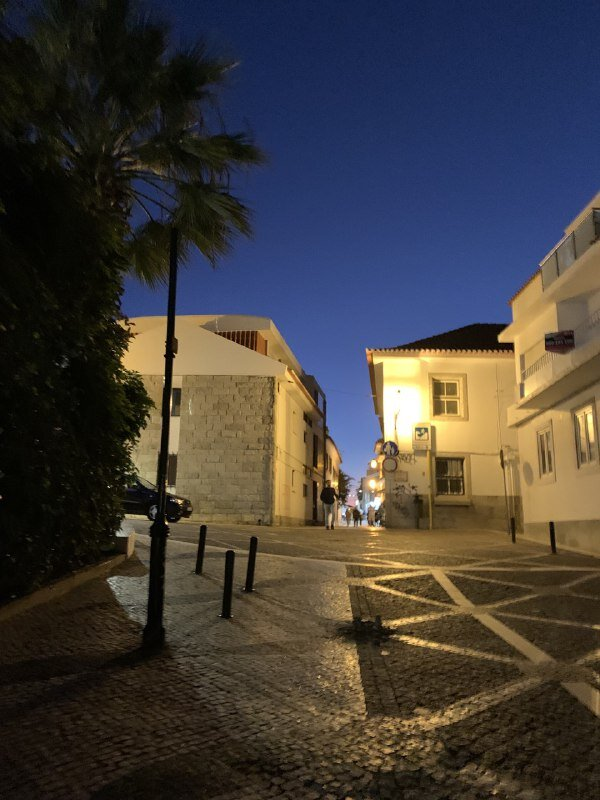
#> input picture experiments/opencv/epipolar/4myleft.jpg, 600 x 800 px
$ python example.py
#> lines starting #> are read from the running program, lines starting #| are printed output that depends on the picture; after the words box and inside, x2 and y2 are one past the last pixel; in counts of white or black regions, pixels touching at a corner belong together
import numpy as np
import cv2 as cv
from matplotlib import pyplot as plt

img1 = cv.imread('4myleft.jpg', 0)  # queryimage # left image
#> img1: shape (800, 600); min 0, max 255, mean 62.4
img2 = cv.imread('4myright.jpg', 0)  # trainimage # right image
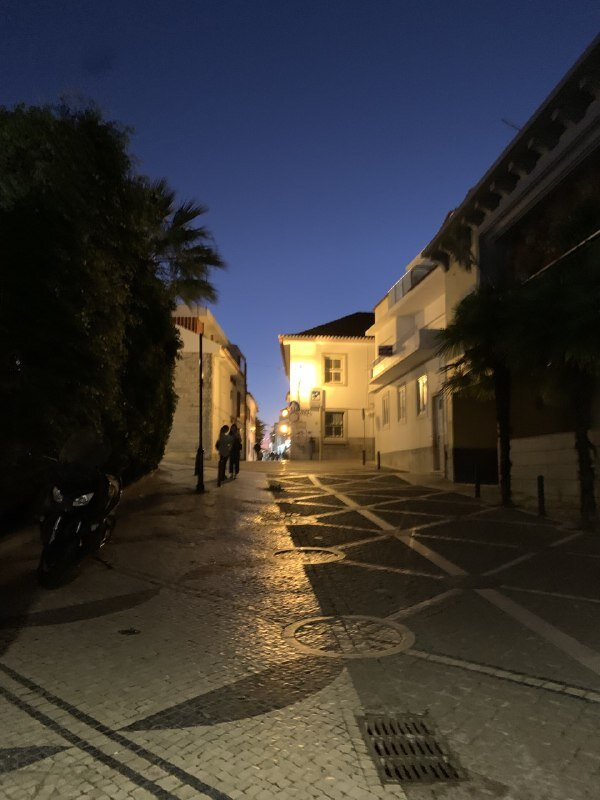
#> input picture experiments/opencv/epipolar/4myright.jpg, 600 x 800 px
#> img2: shape (800, 600); min 0, max 255, mean 56.2
sift = cv.SIFT_create()
# find the keypoints and descriptors with SIFT
kp1, des1 = sift.detectAndCompute(img1, None)
#> kp1 = 1888 keypoints; strongest (x, y, size): (180, 502, 2.9), (334, 484, 5.3), (509, 346, 6.8), (502, 338, 6.2)
kp2, des2 = sift.detectAndCompute(img2, None)
#> kp2 = 1453 keypoints; strongest (x, y, size): (302, 548, 2.1), (385, 351, 8.8), (355, 325, 20.1), (367, 333, 3.4)
# FLANN parameters
FLANN_INDEX_KDTREE = 1
index_params = dict(algorithm=FLANN_INDEX_KDTREE, trees=5)
search_params = dict(checks=50)
flann = cv.FlannBasedMatcher(index_params, search_params)
matches = flann.knnMatch(des1, des2, k=2)
#> matches = 1888 matches
pts1 = []
pts2 = []
# ratio test as per Lowe's paper
for i, (m, n) in enumerate(matches):
    if m.distance < 0.6 * n.distance:
        pts2.append(kp2[m.trainIdx].pt)
        pts1.append(kp1[m.queryIdx].pt)
#> after the loop, pts1 = 53 pairs, first value 272.7 to 522.2, second value 330.5 to 637.3; pts2 = 53 pairs, first value 210.5 to 376, second value 321.4 to 530.2

pts1 = np.int32(pts1)
#> pts1 = 53 pairs, first value 272 to 522, second value 330 to 637
pts2 = np.int32(pts2)
#> pts2 = 53 pairs, first value 210 to 375, second value 321 to 530
F, mask = cv.findFundamentalMat(pts1, pts2, cv.FM_LMEDS)
#> F = [[-1.12e-06, -6.23e-05, 0.0301], [6.21e-05, -1.56e-06, -0.0219], [-0.026, 0.0178, 1]]; mask = 53 values, max 1 at index 2, min 0 at index 0, mean 0.755
# We select only inlier points
pts1 = pts1[mask.ravel() == 1]
#> pts1 = 40 pairs, first value 299 to 522, second value 358 to 526
pts2 = pts2[mask.ravel() == 1]
#> pts2 = 40 pairs, first value 228 to 373, second value 342 to 458


def drawlines(img1, img2, lines, pts1, pts2):
    ''' img1 - image on which we draw the epilines for the points in img2
        lines - corresponding epilines '''
    r, c = img1.shape
    img1 = cv.cvtColor(img1, cv.COLOR_GRAY2BGR)
    img2 = cv.cvtColor(img2, cv.COLOR_GRAY2BGR)
    for r, pt1, pt2 in zip(lines, pts1, pts2):
        color = tuple(np.random.randint(0, 255, 3).tolist())
        x0, y0 = map(int, [0, -r[2] / r[1]])
        x1, y1 = map(int, [c, -(r[2] + r[0] * c) / r[1]])
        img1 = cv.line(img1, (x0, y0), (x1, y1), color, 1)
        img1 = cv.circle(img1, tuple(pt1), 5, color, -1)
        img2 = cv.circle(img2, tuple(pt2), 5, color, -1)
    return img1, img2


# Find epilines corresponding to points in right image (second image) and
# drawing its lines on left image
lines1 = cv.computeCorrespondEpilines(pts2.reshape(-1, 1, 2), 2, F)
#> lines1 = 40 rows, first 8: [-0.614, 0.789, -151.7], [-0.362, 0.932, -312.1], [-0.616, 0.788, -150.3], [-0.842, 0.539, 50.35], [-0.25, 0.968, -369.8], [-0.671, 0.742, -108.4], [-0.716, 0.698, -70.82], [-0.427, 0.904, -275.2]
lines1 = lines1.reshape(-1, 3)
img5, img6 = drawlines(img1, img2, lines1, pts1, pts2)
#> the loop in drawlines, `for r, pt1, pt2 in zip(lines, pts1, pts2):` made 40 passes
#> (r, pt1, pt2, color, y0, y1) on passes 1 to 9: ([-0.614, 0.789, -151.7], [299, 425], [228, 385], (172, 47, 117), 192, 659), ([-0.362, 0.932, -312.1], [311, 455], [235, 407], (192, 67, 251), 334, 567), ([-0.616, 0.788, -150.3], [315, 437], [238, 393], (195, 103, 9), 190, 660), ([-0.842, 0.539, 50.35], [315, 398], [238, 362], (211, 21, 242), -93, 843), ([-0.25, 0.968, -369.8], [319, 464], [241, 414], (36, 87, 70), 381, 537), ([-0.671, 0.742, -108.4], [320, 436], [242, 392], (216, 88, 140), 146, 688), ([-0.716, 0.698, -70.82], [326, 436], [246, 392], (58, 193, 230), 101, 717), ([-0.427, 0.904, -275.2], [326, 457], [246, 409], (39, 87, 174), 304, 587), ([-0.589, 0.808, -169.9], [333, 453], [251, 405], (88, 81, 165), 210, 647)
#> after the loop in drawlines, `for r, pt1, pt2 in zip(lines, pts1, pts2):`:
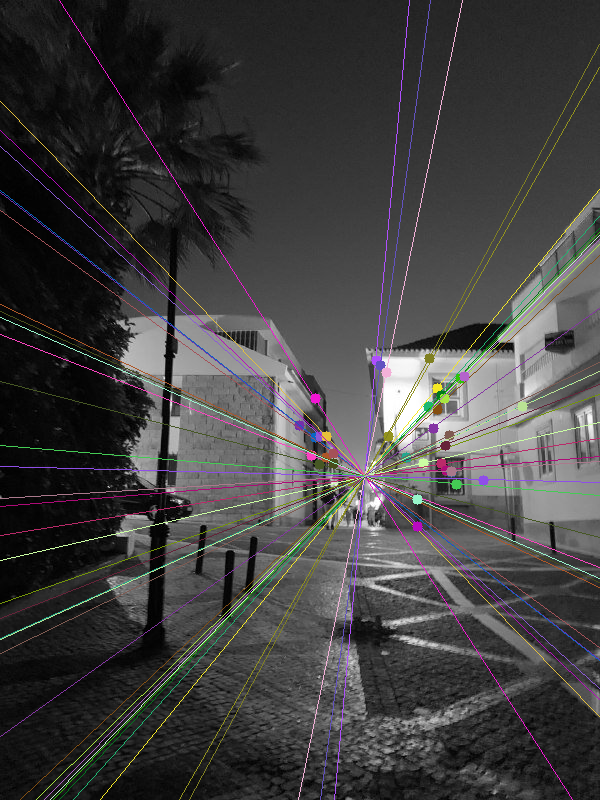
#> img1: shape (800, 600, 3); mean B, G, R 64.1, 63.9, 65.2
#> after the loop in drawlines, `for r, pt1, pt2 in zip(lines, pts1, pts2):`:
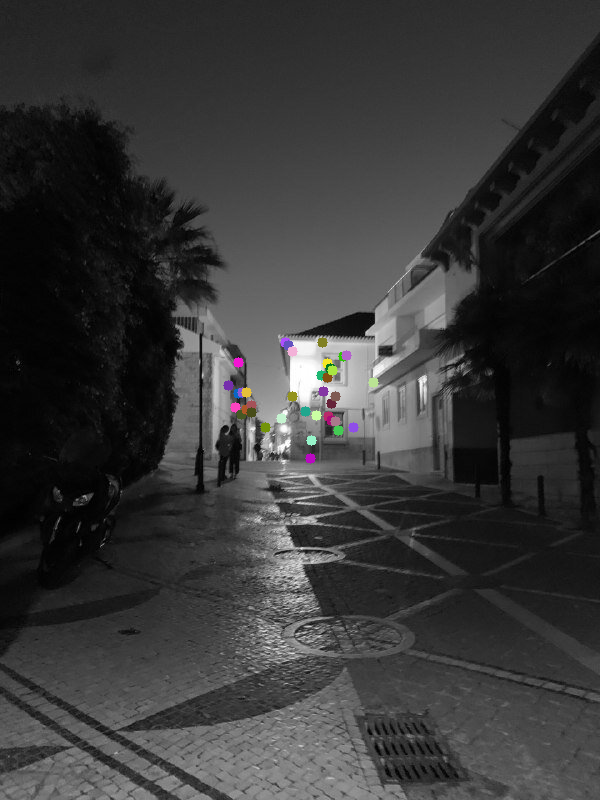
#> img2: shape (800, 600, 3); mean B, G, R 56.2, 56.2, 56.3
# Find epilines corresponding to points in left image (first image) and
# drawing its lines on right image
lines2 = cv.computeCorrespondEpilines(pts1.reshape(-1, 1, 2), 1, F)
#> lines2 = 40 rows, first 8: [0.632, -0.775, 154.4], [0.386, -0.923, 284.5], [0.636, -0.772, 151.7], [0.856, -0.516, -17.03], [0.277, -0.961, 330.7], [0.685, -0.729, 120.1], [0.736, -0.677, 84.41], [0.463, -0.886, 248.1]
lines2 = lines2.reshape(-1, 3)
img3, img4 = drawlines(img2, img1, lines2, pts2, pts1)
#> the loop in drawlines (call 2), `for r, pt1, pt2 in zip(lines, pts1, pts2):` made 40 passes
#> (r, pt1, pt2, color, y0, y1) on passes 1 to 9: ([0.632, -0.775, 154.4], [228, 385], [299, 425], (23, 207, 141), 199, 688), ([0.386, -0.923, 284.5], [235, 407], [311, 455], (117, 85, 48), 308, 559), ([0.636, -0.772, 151.7], [238, 393], [315, 437], (49, 69, 169), 196, 691), ([0.856, -0.516, -17.03], [238, 362], [315, 398], (163, 192, 95), -32, 961), ([0.277, -0.961, 330.7], [241, 414], [319, 464], (197, 94, 0), 344, 517), ([0.685, -0.729, 120.1], [242, 392], [320, 436], (113, 178, 36), 164, 728), ([0.736, -0.677, 84.41], [246, 392], [326, 436], (162, 48, 93), 124, 776), ([0.463, -0.886, 248.1], [246, 409], [326, 457], (131, 98, 42), 279, 593), ([0.607, -0.794, 169.2], [251, 405], [333, 453], (205, 112, 231), 213, 671)
#> pass 1, in drawlines (call 2), `img1 = cv.line(img1, (x0, y0), (x1, y1), color, 1)`:
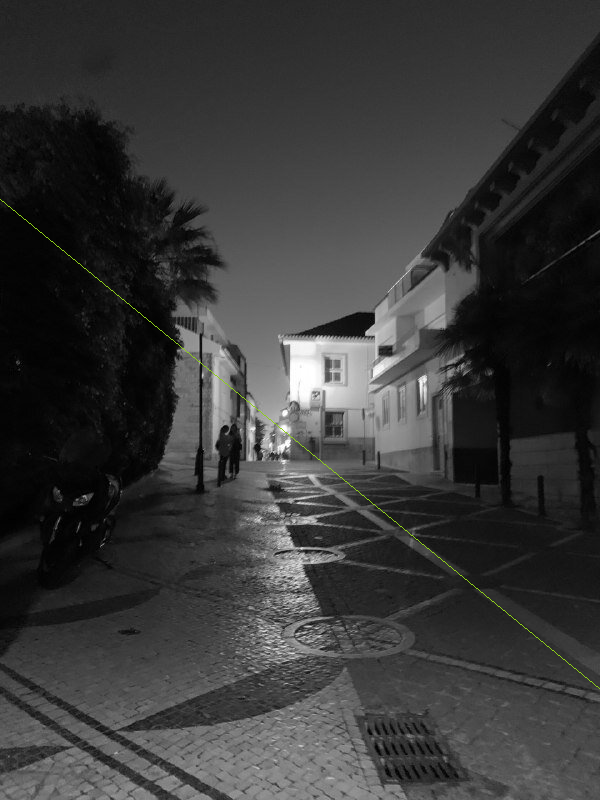
#> img1: shape (800, 600, 3); mean B, G, R 56.2, 56.4, 56.3
#> pass 2, in drawlines (call 2), `img1 = cv.line(img1, (x0, y0), (x1, y1), color, 1)`:
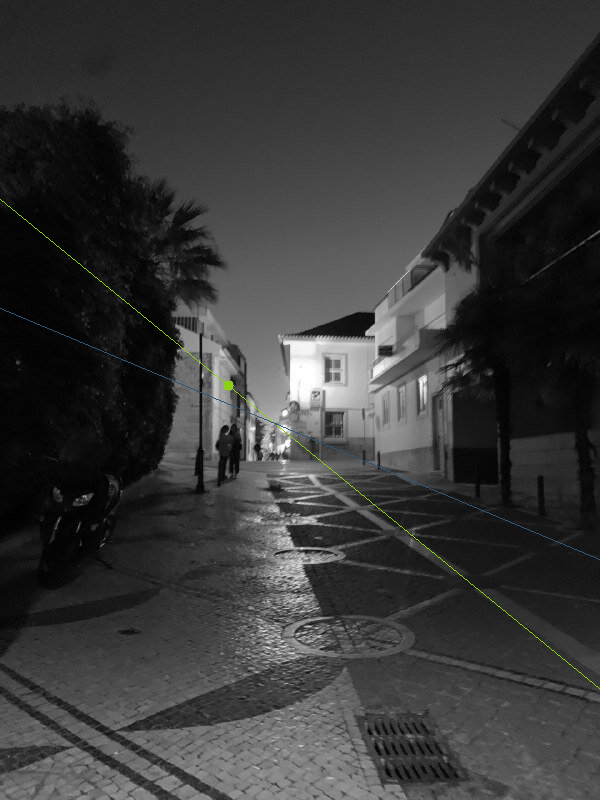
#> img1: shape (800, 600, 3); mean B, G, R 56.2, 56.5, 56.3
#> after the loop in drawlines (call 2), `for r, pt1, pt2 in zip(lines, pts1, pts2):`:
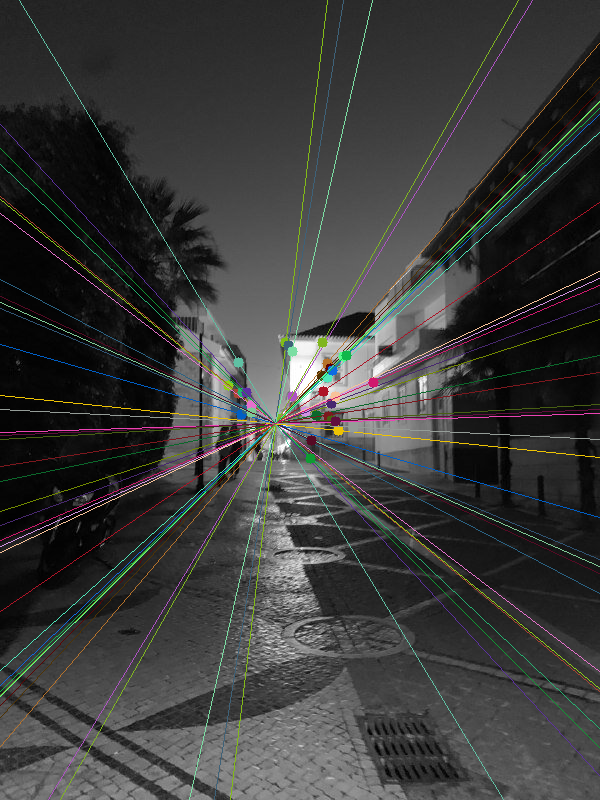
#> img1: shape (800, 600, 3); 4.91% of pixels changed, all inside (x1, y1, x2, y2) = (0, 0, 600, 800)
#> after the loop in drawlines (call 2), `for r, pt1, pt2 in zip(lines, pts1, pts2):`:
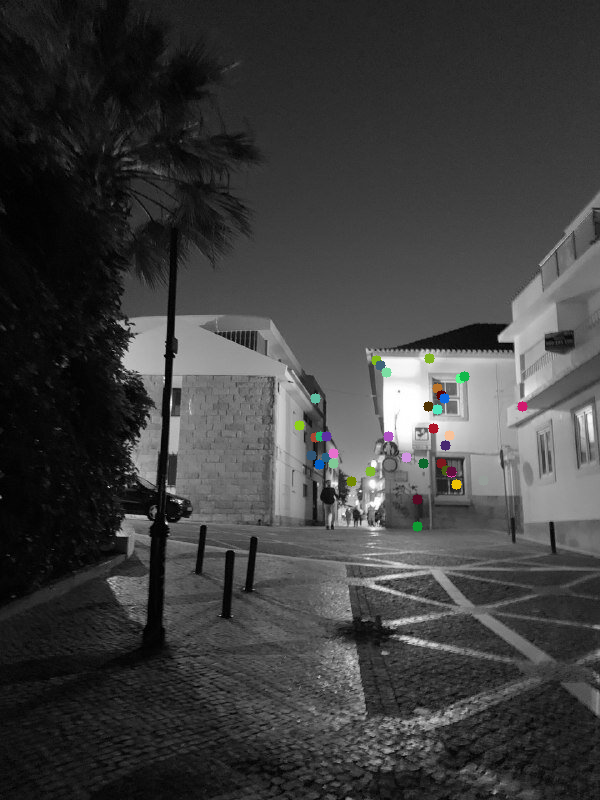
#> img2: shape (800, 600, 3); mean B, G, R 62.2, 62.4, 62.3
plt.subplot(121), plt.imshow(img5)
plt.subplot(122), plt.imshow(img3)
plt.show()
#> figure, not shown here; B, G, R data is drawn as R, G, B
